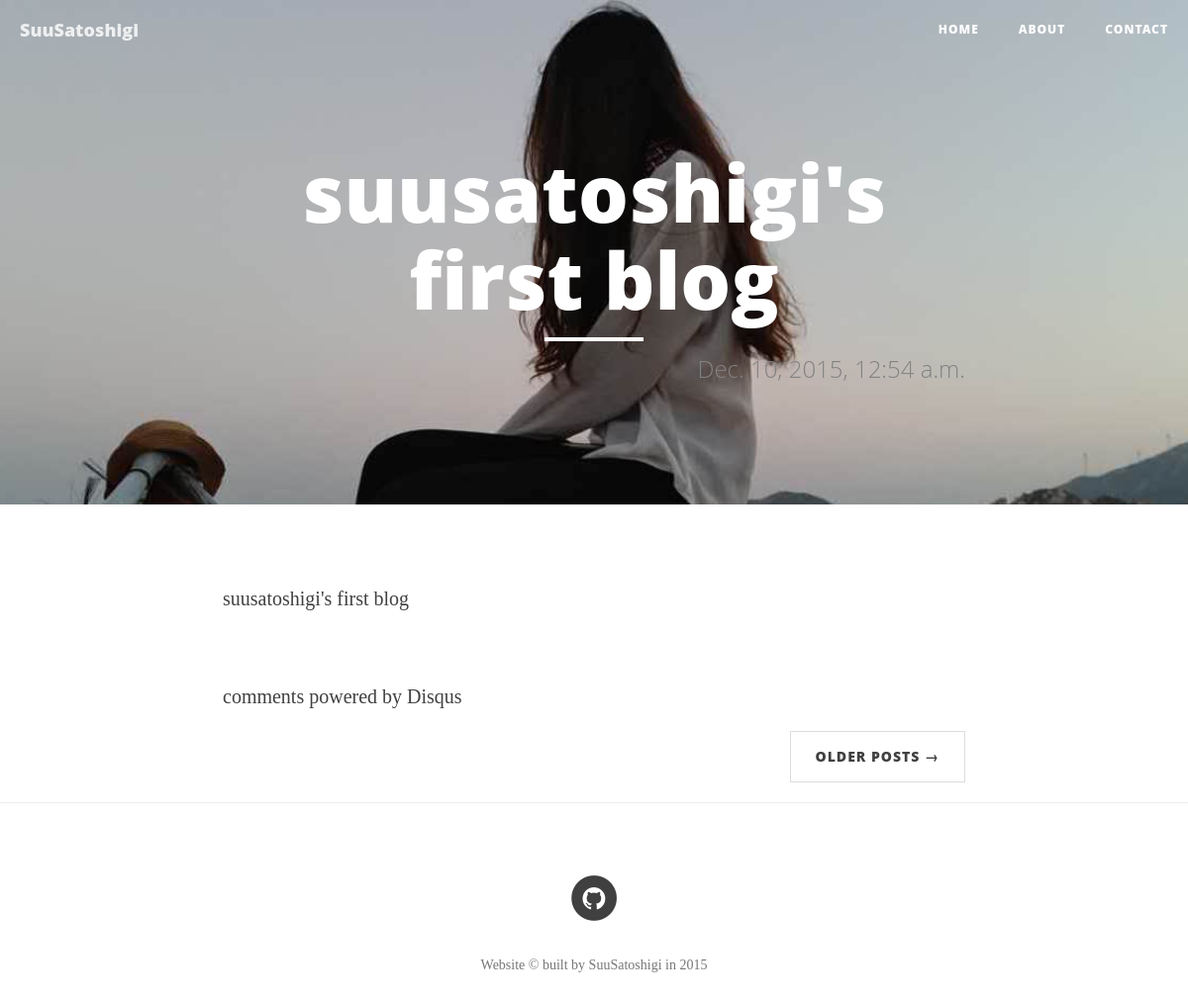
The app's page /post/2/ with its own data.
### blog/models.py (models this page shows, shortened)
class Post(models.Model):
    author = models.ForeignKey('auth.User')
    title = models.CharField(max_length=200)
    text = models.TextField()
    created_date = models.DateTimeField(
            default=timezone.now)
    published_date = models.DateTimeField(
            blank=True, null=True)

### blog/views.py (the view)
# urls.py: url(r'^post/(?P<pk>[0-9]+)/$', views.post_detail, name='post_detail'),
def post_detail(request, pk):
    post = get_object_or_404(Post, pk=pk)
    return render(request, 'blog/post_detail.html', {'post': post})

### blog/templates/blog/post_detail.html (shortened to what this page needs)
{% extends 'blog/index.html' %}
{% block title %}
<h1>{{ post.title }}</h1>
    <hr class="small">
    <span class="subheading">
        {% if post.published_date %}
            <div class="date">
                {{ post.published_date }}
            </div>
        {% endif %}
    </span>
{% endblock title %}
{% block content %}
    <div class="post">
        {% autoescape off %}
        <p>{{ post.text|linebreaks }}</p>
        {% endautoescape %}
    </div>
    <a href="http://disqus.com" class="dsq-brlink">comments powered by <span class="logo-disqus">Disqus</span></a >
{% endblock %}

### blog/static/css/blog.css (style rules this page uses)
.date { float: right; color: #828282; }
.post { margin-bottom: 70px; }

### records on screen
Post: title "suusatoshigi's first blog", published_date "Dec. 10, 2015, 12:54 a.m.", text "suusatoshigi's first blog"
